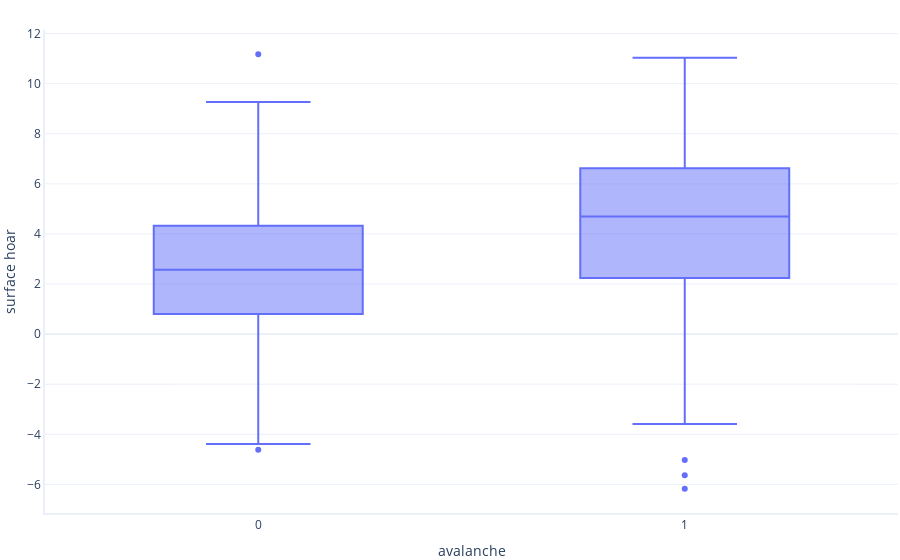
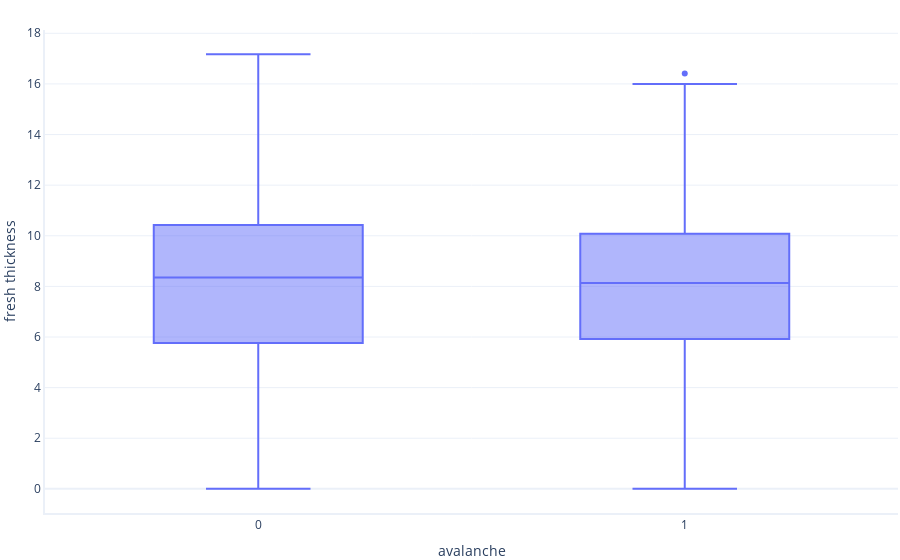
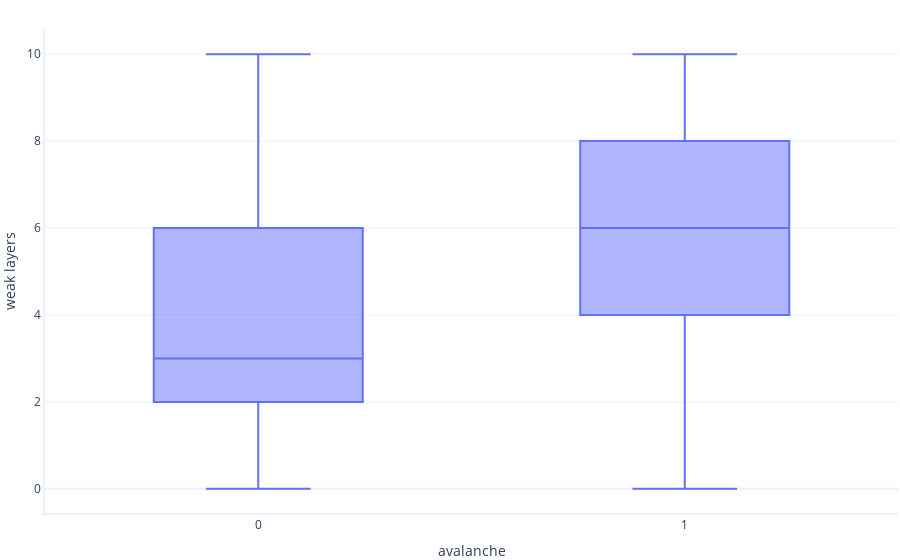
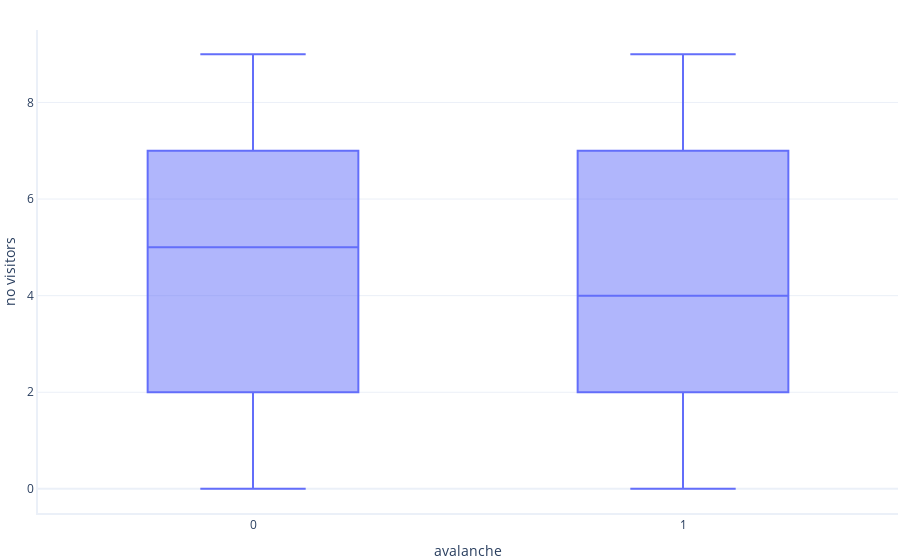

These figures' notebook cell, in order:
### Code cell
import graphing 

graphing.box_and_whisker(dataset, label_x="avalanche", label_y="surface_hoar", show=True)
graphing.box_and_whisker(dataset, label_x="avalanche", label_y="fresh_thickness", show=True)
graphing.box_and_whisker(dataset, label_x="avalanche", label_y="weak_layers", show=True)
graphing.box_and_whisker(dataset, label_x="avalanche", label_y="no_visitors")

### Figure 1 — Plotly figure (JSON) as saved in the notebook; plotly's stock layout.template omitted (floating-point values rounded to 4 significant figures; data arrays with more than 128 entries replaced by an {"elided": "..."} marker saying what was removed)
{"data": [{"alignmentgroup": "True", "hovertemplate": "avalanche=%{x}<br>surface hoar=%{y}<extra></extra>", "legendgroup": "", "marker": {"color": "#636efa"}, "name": "", "notched": false, "offsetgroup": "", "orientation": "v", "showlegend": false, "type": "box", "x": {"elided": "1095 int values"}, "x0": " ", "xaxis": "x", "y": {"elided": "1095 float values"}, "y0": " ", "yaxis": "y"}], "layout": {"boxmode": "group", "legend": {"tracegroupgap": 0}, "xaxis": {"anchor": "y", "domain": [0, 1], "title": {"text": "avalanche"}}, "yaxis": {"anchor": "x", "domain": [0, 1], "title": {"text": "surface hoar"}}}}

### Figure 2 — Plotly figure (JSON) as saved in the notebook; plotly's stock layout.template omitted (floating-point values rounded to 4 significant figures; data arrays with more than 128 entries replaced by an {"elided": "..."} marker saying what was removed)
{"data": [{"alignmentgroup": "True", "hovertemplate": "avalanche=%{x}<br>fresh thickness=%{y}<extra></extra>", "legendgroup": "", "marker": {"color": "#636efa"}, "name": "", "notched": false, "offsetgroup": "", "orientation": "v", "showlegend": false, "type": "box", "x": {"elided": "1095 int values"}, "x0": " ", "xaxis": "x", "y": {"elided": "1095 float values"}, "y0": " ", "yaxis": "y"}], "layout": {"boxmode": "group", "legend": {"tracegroupgap": 0}, "xaxis": {"anchor": "y", "domain": [0, 1], "title": {"text": "avalanche"}}, "yaxis": {"anchor": "x", "domain": [0, 1], "title": {"text": "fresh thickness"}}}}

### Figure 3 — Plotly figure (JSON) as saved in the notebook; plotly's stock layout.template omitted (floating-point values rounded to 4 significant figures; data arrays with more than 128 entries replaced by an {"elided": "..."} marker saying what was removed)
{"data": [{"alignmentgroup": "True", "hovertemplate": "avalanche=%{x}<br>weak layers=%{y}<extra></extra>", "legendgroup": "", "marker": {"color": "#636efa"}, "name": "", "notched": false, "offsetgroup": "", "orientation": "v", "showlegend": false, "type": "box", "x": {"elided": "1095 int values"}, "x0": " ", "xaxis": "x", "y": {"elided": "1095 int values"}, "y0": " ", "yaxis": "y"}], "layout": {"boxmode": "group", "legend": {"tracegroupgap": 0}, "xaxis": {"anchor": "y", "domain": [0, 1], "title": {"text": "avalanche"}}, "yaxis": {"anchor": "x", "domain": [0, 1], "title": {"text": "weak layers"}}}}

### Figure 4 — Plotly figure (JSON) as saved in the notebook; plotly's stock layout.template omitted (floating-point values rounded to 4 significant figures; data arrays with more than 128 entries replaced by an {"elided": "..."} marker saying what was removed)
{"data": [{"alignmentgroup": "True", "hovertemplate": "avalanche=%{x}<br>no visitors=%{y}<extra></extra>", "legendgroup": "", "marker": {"color": "#636efa"}, "name": "", "notched": false, "offsetgroup": "", "orientation": "v", "showlegend": false, "type": "box", "x": {"elided": "1095 int values"}, "x0": " ", "xaxis": "x", "y": {"elided": "1095 int values"}, "y0": " ", "yaxis": "y"}], "layout": {"boxmode": "group", "legend": {"tracegroupgap": 0}, "xaxis": {"anchor": "y", "domain": [0, 1], "title": {"text": "avalanche"}}, "yaxis": {"anchor": "x", "domain": [0, 1], "title": {"text": "no visitors"}}}}
